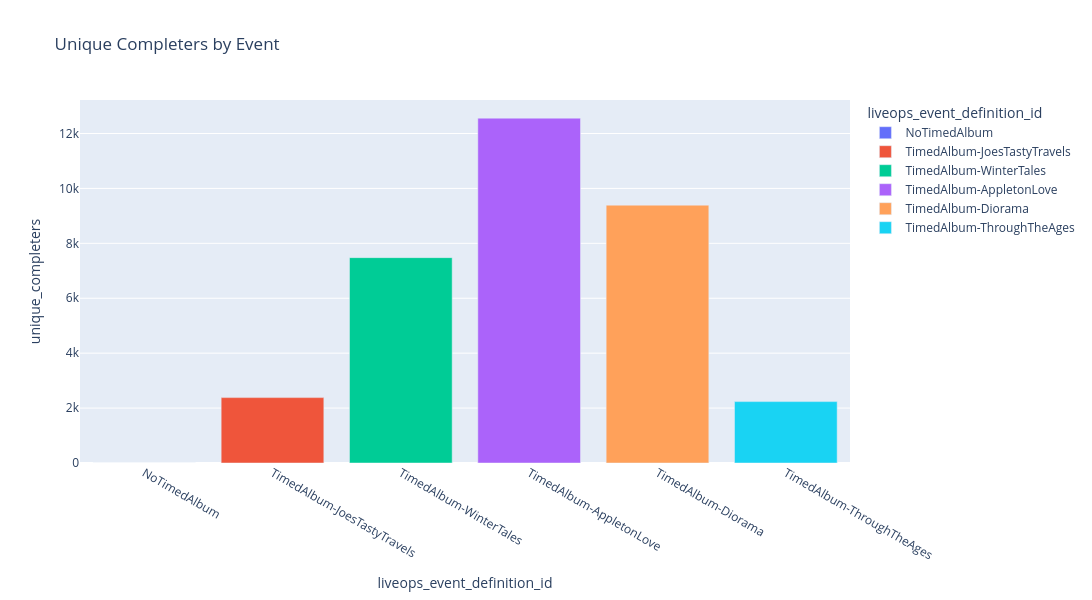
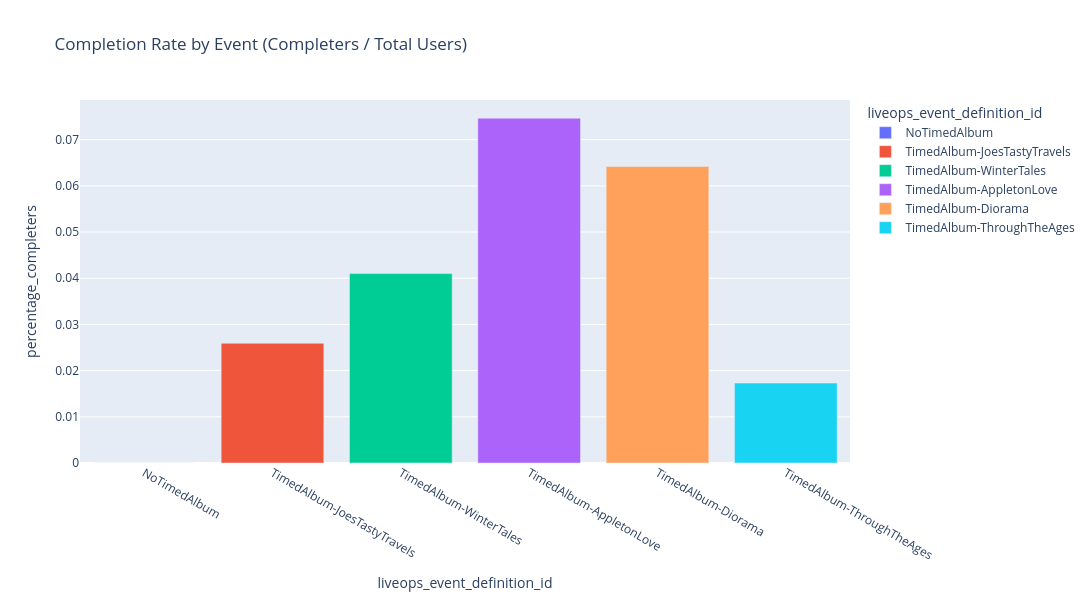

The notebook cell saved with these charts, in order:
### Markdown cell above
### Users

Bar charts of absolute completer counts and completion rate (completers / total users) per event.

### Code cell
fig = px.bar(data_completers_per_event, 
              x='liveops_event_definition_id', 
              y='unique_completers',
              color='liveops_event_definition_id',
              title='Unique Completers by Event',
              width=1200,
              height=600,
              hover_data={'unique_completers': True, 'pct_change_completers': ':.2%'},
              category_orders={'liveops_event_definition_id': custom_order})

fig.show()

fig = px.bar(data_completers_per_event, 
              x='liveops_event_definition_id', 
              y='percentage_completers',
              color='liveops_event_definition_id',
              title='Completion Rate by Event (Completers / Total Users)',
              width=1200,
              height=600,
              hover_data={'percentage_completers': ':.2%', 'unique_completers': True, 'pct_change_completers': ':.2%'},
              category_orders={'liveops_event_definition_id': custom_order})

fig.show()

### Figure 1 — Plotly figure (JSON) as saved in the notebook; plotly's stock layout.template omitted (floating-point values rounded to 4 significant figures)
{"data": [{"customdata": [[NaN]], "hovertemplate": "liveops_event_definition_id=%{x}<br>unique_completers=%{y}<br>pct_change_completers=%{customdata[0]:.2%}<extra></extra>", "legendgroup": "NoTimedAlbum", "marker": {"color": "#636efa", "pattern": {"shape": ""}}, "name": "NoTimedAlbum", "orientation": "v", "showlegend": true, "textposition": "auto", "type": "bar", "x": ["NoTimedAlbum"], "xaxis": "x", "y": [0], "yaxis": "y"}, {"customdata": [[Infinity]], "hovertemplate": "liveops_event_definition_id=%{x}<br>unique_completers=%{y}<br>pct_change_completers=%{customdata[0]:.2%}<extra></extra>", "legendgroup": "TimedAlbum-JoesTastyTravels", "marker": {"color": "#EF553B", "pattern": {"shape": ""}}, "name": "TimedAlbum-JoesTastyTravels", "orientation": "v", "showlegend": true, "textposition": "auto", "type": "bar", "x": ["TimedAlbum-JoesTastyTravels"], "xaxis": "x", "y": [2381], "yaxis": "y"}, {"customdata": [[2.141]], "hovertemplate": "liveops_event_definition_id=%{x}<br>unique_completers=%{y}<br>pct_change_completers=%{customdata[0]:.2%}<extra></extra>", "legendgroup": "TimedAlbum-WinterTales", "marker": {"color": "#00cc96", "pattern": {"shape": ""}}, "name": "TimedAlbum-WinterTales", "orientation": "v", "showlegend": true, "textposition": "auto", "type": "bar", "x": ["TimedAlbum-WinterTales"], "xaxis": "x", "y": [7479], "yaxis": "y"}, {"customdata": [[0.6792]], "hovertemplate": "liveops_event_definition_id=%{x}<br>unique_completers=%{y}<br>pct_change_completers=%{customdata[0]:.2%}<extra></extra>", "legendgroup": "TimedAlbum-AppletonLove", "marker": {"color": "#ab63fa", "pattern": {"shape": ""}}, "name": "TimedAlbum-AppletonLove", "orientation": "v", "showlegend": true, "textposition": "auto", "type": "bar", "x": ["TimedAlbum-AppletonLove"], "xaxis": "x", "y": [12559], "yaxis": "y"}, {"customdata": [[-0.2523]], "hovertemplate": "liveops_event_definition_id=%{x}<br>unique_completers=%{y}<br>pct_change_completers=%{customdata[0]:.2%}<extra></extra>", "legendgroup": "TimedAlbum-Diorama", "marker": {"color": "#FFA15A", "pattern": {"shape": ""}}, "name": "TimedAlbum-Diorama", "orientation": "v", "showlegend": true, "textposition": "auto", "type": "bar", "x": ["TimedAlbum-Diorama"], "xaxis": "x", "y": [9390], "yaxis": "y"}, {"customdata": [[-0.7619]], "hovertemplate": "liveops_event_definition_id=%{x}<br>unique_completers=%{y}<br>pct_change_completers=%{customdata[0]:.2%}<extra></extra>", "legendgroup": "TimedAlbum-ThroughTheAges", "marker": {"color": "#19d3f3", "pattern": {"shape": ""}}, "name": "TimedAlbum-ThroughTheAges", "orientation": "v", "showlegend": true, "textposition": "auto", "type": "bar", "x": ["TimedAlbum-ThroughTheAges"], "xaxis": "x", "y": [2236], "yaxis": "y"}], "layout": {"barmode": "relative", "height": 600, "legend": {"title": {"text": "liveops_event_definition_id"}, "tracegroupgap": 0}, "title": {"text": "Unique Completers by Event"}, "width": 1200, "xaxis": {"anchor": "y", "categoryarray": ["NoTimedAlbum", "TimedAlbum-JoesTastyTravels", "TimedAlbum-WinterTales", "TimedAlbum-AppletonLove", "TimedAlbum-Diorama", "TimedAlbum-ThroughTheAges"], "categoryorder": "array", "domain": [0, 1], "title": {"text": "liveops_event_definition_id"}}, "yaxis": {"anchor": "x", "domain": [0, 1], "title": {"text": "unique_completers"}}}}

### Figure 2 — Plotly figure (JSON) as saved in the notebook; plotly's stock layout.template omitted (floating-point values rounded to 4 significant figures)
{"data": [{"customdata": [[0.0, NaN]], "hovertemplate": "liveops_event_definition_id=%{x}<br>percentage_completers=%{y:.2%}<br>unique_completers=%{customdata[0]}<br>pct_change_completers=%{customdata[1]:.2%}<extra></extra>", "legendgroup": "NoTimedAlbum", "marker": {"color": "#636efa", "pattern": {"shape": ""}}, "name": "NoTimedAlbum", "orientation": "v", "showlegend": true, "textposition": "auto", "type": "bar", "x": ["NoTimedAlbum"], "xaxis": "x", "y": [0.0], "yaxis": "y"}, {"customdata": [[2381.0, Infinity]], "hovertemplate": "liveops_event_definition_id=%{x}<br>percentage_completers=%{y:.2%}<br>unique_completers=%{customdata[0]}<br>pct_change_completers=%{customdata[1]:.2%}<extra></extra>", "legendgroup": "TimedAlbum-JoesTastyTravels", "marker": {"color": "#EF553B", "pattern": {"shape": ""}}, "name": "TimedAlbum-JoesTastyTravels", "orientation": "v", "showlegend": true, "textposition": "auto", "type": "bar", "x": ["TimedAlbum-JoesTastyTravels"], "xaxis": "x", "y": [0.02592], "yaxis": "y"}, {"customdata": [[7479.0, 2.141]], "hovertemplate": "liveops_event_definition_id=%{x}<br>percentage_completers=%{y:.2%}<br>unique_completers=%{customdata[0]}<br>pct_change_completers=%{customdata[1]:.2%}<extra></extra>", "legendgroup": "TimedAlbum-WinterTales", "marker": {"color": "#00cc96", "pattern": {"shape": ""}}, "name": "TimedAlbum-WinterTales", "orientation": "v", "showlegend": true, "textposition": "auto", "type": "bar", "x": ["TimedAlbum-WinterTales"], "xaxis": "x", "y": [0.041], "yaxis": "y"}, {"customdata": [[12560.0, 0.6792]], "hovertemplate": "liveops_event_definition_id=%{x}<br>percentage_completers=%{y:.2%}<br>unique_completers=%{customdata[0]}<br>pct_change_completers=%{customdata[1]:.2%}<extra></extra>", "legendgroup": "TimedAlbum-AppletonLove", "marker": {"color": "#ab63fa", "pattern": {"shape": ""}}, "name": "TimedAlbum-AppletonLove", "orientation": "v", "showlegend": true, "textposition": "auto", "type": "bar", "x": ["TimedAlbum-AppletonLove"], "xaxis": "x", "y": [0.07466], "yaxis": "y"}, {"customdata": [[9390.0, -0.2523]], "hovertemplate": "liveops_event_definition_id=%{x}<br>percentage_completers=%{y:.2%}<br>unique_completers=%{customdata[0]}<br>pct_change_completers=%{customdata[1]:.2%}<extra></extra>", "legendgroup": "TimedAlbum-Diorama", "marker": {"color": "#FFA15A", "pattern": {"shape": ""}}, "name": "TimedAlbum-Diorama", "orientation": "v", "showlegend": true, "textposition": "auto", "type": "bar", "x": ["TimedAlbum-Diorama"], "xaxis": "x", "y": [0.06418], "yaxis": "y"}, {"customdata": [[2236.0, -0.7619]], "hovertemplate": "liveops_event_definition_id=%{x}<br>percentage_completers=%{y:.2%}<br>unique_completers=%{customdata[0]}<br>pct_change_completers=%{customdata[1]:.2%}<extra></extra>", "legendgroup": "TimedAlbum-ThroughTheAges", "marker": {"color": "#19d3f3", "pattern": {"shape": ""}}, "name": "TimedAlbum-ThroughTheAges", "orientation": "v", "showlegend": true, "textposition": "auto", "type": "bar", "x": ["TimedAlbum-ThroughTheAges"], "xaxis": "x", "y": [0.01731], "yaxis": "y"}], "layout": {"barmode": "relative", "height": 600, "legend": {"title": {"text": "liveops_event_definition_id"}, "tracegroupgap": 0}, "title": {"text": "Completion Rate by Event (Completers / Total Users)"}, "width": 1200, "xaxis": {"anchor": "y", "categoryarray": ["NoTimedAlbum", "TimedAlbum-JoesTastyTravels", "TimedAlbum-WinterTales", "TimedAlbum-AppletonLove", "TimedAlbum-Diorama", "TimedAlbum-ThroughTheAges"], "categoryorder": "array", "domain": [0, 1], "title": {"text": "liveops_event_definition_id"}}, "yaxis": {"anchor": "x", "domain": [0, 1], "title": {"text": "percentage_completers"}}}}
